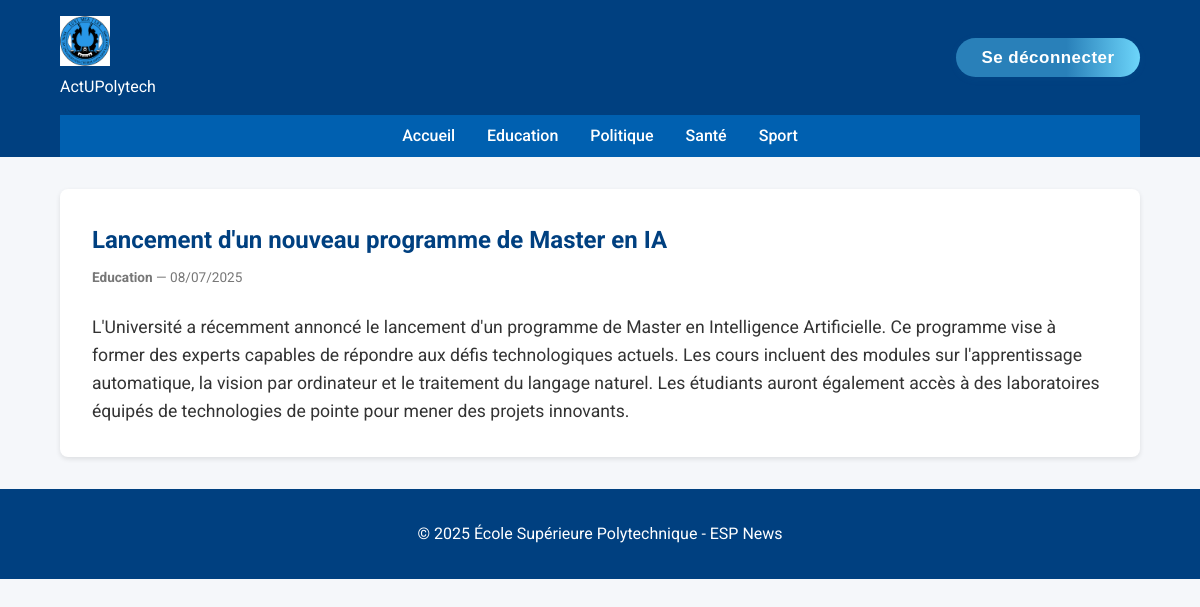
The page /index.php?controller=article&action=show&id=1 (signed in) on the database its author committed.
### tables this page shows
CREATE TABLE Categorie(
    id INT PRIMARY KEY AUTO_INCREMENT,
    libelle VARCHAR(20)
);

CREATE TABLE Article(
    id INT PRIMARY KEY AUTO_INCREMENT,
    titre VARCHAR(255),
    contenu TEXT,
    dateCreation DATETIME DEFAULT NOW(),
    dateModification DATETIME DEFAULT NOW() ON UPDATE NOW(),
    categorie INT,
    FOREIGN KEY (categorie) REFERENCES Categorie(id)
);

### app/controllers/articleController.php (called while the page is built, shortened)
<?php
require_once 'app\models\article.php';
class ArticleController {
    public function show($id) {
        $articleModel = new Article();
        $article = $articleModel->getArticleById($id);
        require_once 'app\views\article.php';
    }
}

### app/models/categorie.php (called while the page is built, shortened)
<?php
require_once __DIR__ . '/../views/includes/db.php';
class Categorie {
    private $pdo;
   public function __construct() {
        global $pdo;
        $this->pdo = $pdo;
    }
    public function getAllCategories() {
        $stmt = $this->pdo->query("SELECT id, libelle FROM Categorie ORDER BY libelle");
        return $stmt->fetchAll(PDO::FETCH_ASSOC);
    }
}

### app/models/article.php (called while the page is built, shortened)
<?php
require_once __DIR__ . '/../views/includes/db.php';
class Article {
    private $pdo;
    public function __construct() {
        global $pdo;
        $this->pdo = $pdo;
    }
    public function getArticleById($id) {
        $stmt = $this->pdo->prepare("SELECT a.*, c.libelle as categorieLibelle FROM Article a JOIN Categorie c ON a.categorie = c.id WHERE a.id = ?");
        $stmt->execute([$id]);
        return $stmt->fetch(PDO::FETCH_ASSOC);
    }
}
?>

### app/views/article.php (the view)
<?php include 'app\views\includes\header.php'; ?>
<?php if ($article): ?>
<article class="full-article">
  <h1><?= htmlspecialchars($article['titre']) ?></h1>
  <p class="card-meta">
    <strong><?= htmlspecialchars($article['categorieLibelle']) ?></strong> —
    <?= date('d/m/Y', strtotime($article['dateCreation'])) ?>
  </p>
  <div class="article-body">
    <?= nl2br(htmlspecialchars($article['contenu'])) ?>
  </div>
</article>
<?php else: ?>
  <p>Article non trouvé.</p>
<?php endif; ?>
<?php include 'app\views\includes\footer.php'; ?>

### app/views/includes/header.php (shortened to what this page needs)
<?php
require_once 'db.php';
require_once 'app\models\categorie.php';
$categoryModel = new Categorie();
$navCats = $categoryModel->getAllCategories();
?>
<!DOCTYPE html>
<html lang="fr">
<head>
  <link rel="stylesheet" href="public\styles.css">
</head>
<body>
<header class="site-header">
  <div class="header-top container">
    <div class="logo">
      <a href="/esp_news_mvc/index.php">
        <img src="public\img\logo.png" alt="ESP Logo">
      </a>
      <p>ActUPolytech</p>
    </div>
    <?php if (!empty($_SESSION['user_id'])): ?>
  <form action="?controller=auth&action=logout" method="post" >
    <button type="submit" class="logout-btn">Se déconnecter</button>
  </form>
<?php endif; ?>
  </div>
  <nav class="site-nav container" id="siteNav">
    <ul class="nav-list">
      <li><a href="/esp_news_mvc/index.php">Accueil</a></li>
      <?php foreach ($navCats as $cat): ?>
        <li>
          <a href="/esp_news_mvc/index.php?controller=categorie&action=index&id=<?= $cat['id'] ?>">
            <?= htmlspecialchars($cat['libelle']) ?>
          </a>
        </li>
      <?php endforeach; ?>
    </ul>
  </nav>
</header>
<main class="site-main container">

### public/styles.css (style rules this page uses)
* { margin:0; padding:0; box-sizing:border-box; }
body { font-family: 'Roboto', sans-serif; background:#f5f7fa; color:#333; line-height:1.6; }
.container { width:90%; max-width:1200px; margin:0 auto; }
.site-header { background:#004080; color:#fff; }
.header-top { display:flex; justify-content:space-between; align-items:center; padding:1rem 0; }
.logo img { height:50px; }
.site-nav { background:#0060b0; }
.nav-list { list-style:none; display:flex; justify-content:center; flex-wrap:wrap; }
.nav-list li { margin:0.5rem 1rem; }
.nav-list a { color:#fff; text-decoration:none; font-weight:500; }
.card-meta { font-size:0.85rem; color:#777; margin-bottom:1rem; }
.full-article { background:#fff; padding:2rem; border-radius:8px; box-shadow:0 2px 5px rgba(0,0,0,0.1); margin:2rem 0; }
.full-article h1 { color:#004080; margin-bottom:0.5rem; }
.article-body { margin-top:1.5rem; font-size:1.1rem; }
.logout-btn { background: linear-gradient(90deg, #2980b9 60%, #6dd5fa 100%); color: #fff; border: none; padding: 0.55em 1.5em; border-radius: 2em; font-weight: 600; font-size: 1.06em; box-shadow: 0 2px 8px rgba(41,128,185,0.07); cursor: pointer; transition: background 0.2s, transform 0.15s; outline: none; letter-spacing: 0.5px; }

### rows shown on the page
categorie: libelle "Education"
categorie: libelle "Politique"
categorie: libelle "Santé"
categorie: libelle "Sport"
article: titre "Lancement d'un nouveau programme de Master en IA", categorie.libelle "Education", dateCreation "08/07/2025", contenu "L'Université a récemment annoncé le lancement d'un programme de Master en Intelligence Artificielle. Ce programme vise à former des experts capables de répondre aux défis technologiques actuels. Les cours incluent des modules sur l'apprentissage automatique, la vision par ordinateur et le traitement du langage naturel. Les étudiants auront également accès à des laboratoires équipés de technologies de pointe pour mener des projets innovants."
